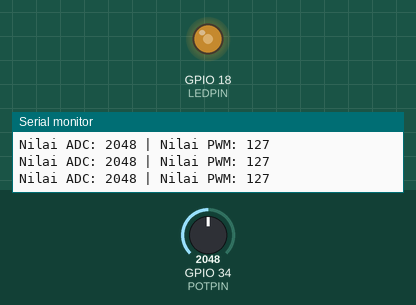
This sketch was run on a simulated ESP32. Shown: output pins drawn as LEDs (lit = HIGH), the last lines printed to the serial monitor. The inputs (shaded band) are chosen by the test bench; at power-on: GPIO 34 (POTPIN) = 2048.

Above: at 1.2 s.
1.3 s: GPIO 34 (POTPIN) set to 2866
At 2.4 s:
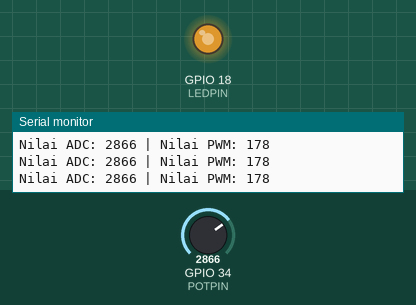
2.8 s: GPIO 34 (POTPIN) set to 3603
At 3.7 s:
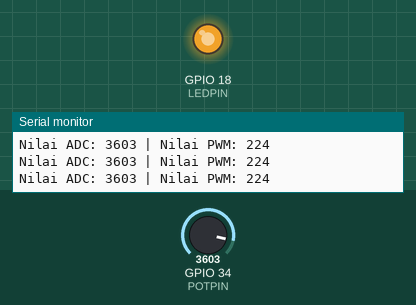
4.3 s: GPIO 34 (POTPIN) set to 491
At 5.1 s:
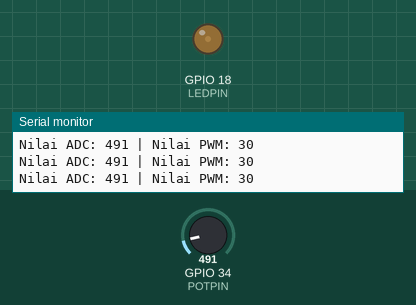
5.8 s: GPIO 34 (POTPIN) set to 0
At 6.4 s:
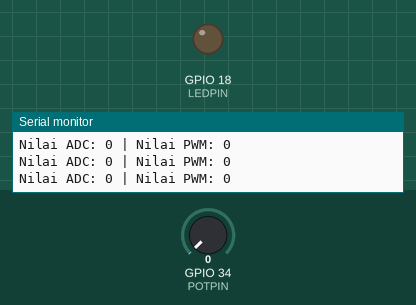
7.3 s: GPIO 34 (POTPIN) set to 2047
At 7.7 s:
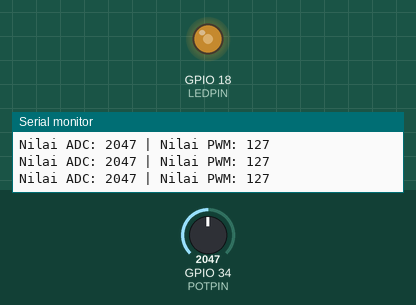
Timing chart, 0 to 9.8 s (numbered marks = the images above; inputs shaded):
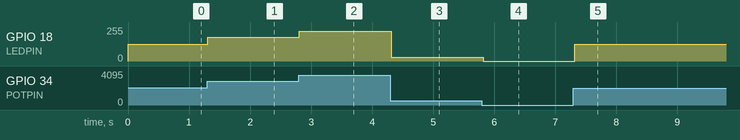

The sketch:

listing1.ino
```cpp
#define POTPIN 34
#define LEDPIN 18

void setup() {
  Serial.begin(115200);
  pinMode(LEDPIN, OUTPUT);
}

void loop() {
  int nilaiADC = analogRead(POTPIN);
  int nilaiPWM = map(nilaiADC, 0, 4095, 0, 255);

  analogWrite(LEDPIN, nilaiPWM);

  Serial.print("Nilai ADC: ");
  Serial.print(nilaiADC);
  Serial.print(" | Nilai PWM: ");
  Serial.println(nilaiPWM);

  delay(100);
}
```

Measured:
- after the input at 1.3 s, GPIO 18 (LEDPIN): 127/255 → 178/255 at once
- after the input at 2.8 s, GPIO 18 (LEDPIN): 178/255 → 224/255 at once
- after the input at 4.3 s, GPIO 18 (LEDPIN): 224/255 → 30/255 at once
- after the input at 5.8 s, GPIO 18 (LEDPIN): 30/255 → 0/255 at once
- after the input at 7.3 s, GPIO 18 (LEDPIN): 0/255 → 127/255 at once
